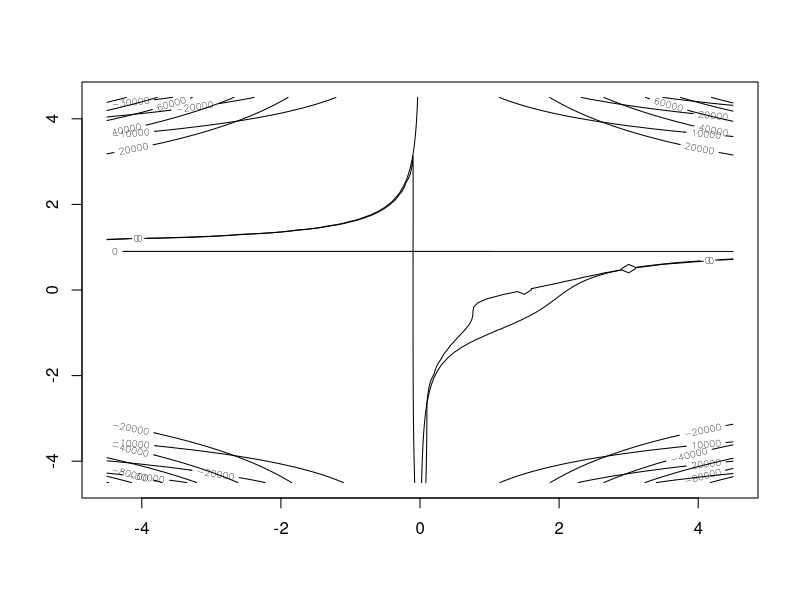

Recreate this plot in R.
x <- seq(-4.5, 4.5, length.out=91)
y <- seq(-4.5, 4.5, length.out=91)
support <- outer(x,y)

F1 <- (1.5-x+x*y)*(y-1)+(2.25-x+x*y^2)*(y^2-1)+(2.625-x+x*y^3)*(y^3-1)
F2 <- (1.5-x+x*y)*(x)+(2.25-x+x*y^2)*(2*x*y)+(2.625-x+x*y^3)*(3*y^2*x)

Fone <- function(x,y)(1.5-x+x*y)*(y-1)+(2.25-x+x*y^2)*(y^2-1)+(2.625-x+x*y^3)*(y^3-1)
Ftwo <- function(x,y)(1.5-x+x*y)*(x)+(2.25-x+x*y^2)*(2*x*y)+(2.625-x+x*y^3)*(3*y^2*x)

F1 <- outer(x,y,Fone)
F2 <- outer(x,y,Ftwo)

contour(x,y,F1)
contour(x,y,F2, add=TRUE)

f1y <- function(x,y) 1.5-6*x-2*x*y-6*x*y^2+4*x*y^3+6*x*y^5+3*2.625*y^2+4.5*y
f1x <- function(x,y) y^6+y^4-2*y^3-y^2-2*y+3

xiter <- rep(NA, 100)
xiter[1] <- x <- -5
for (i in 2:100){
  xiter[i] <- x - Fone(x,0)/f1x(x,0)
  x <- xiter[i]
}
print(xiter)
print(x)
Fone(x,0)
